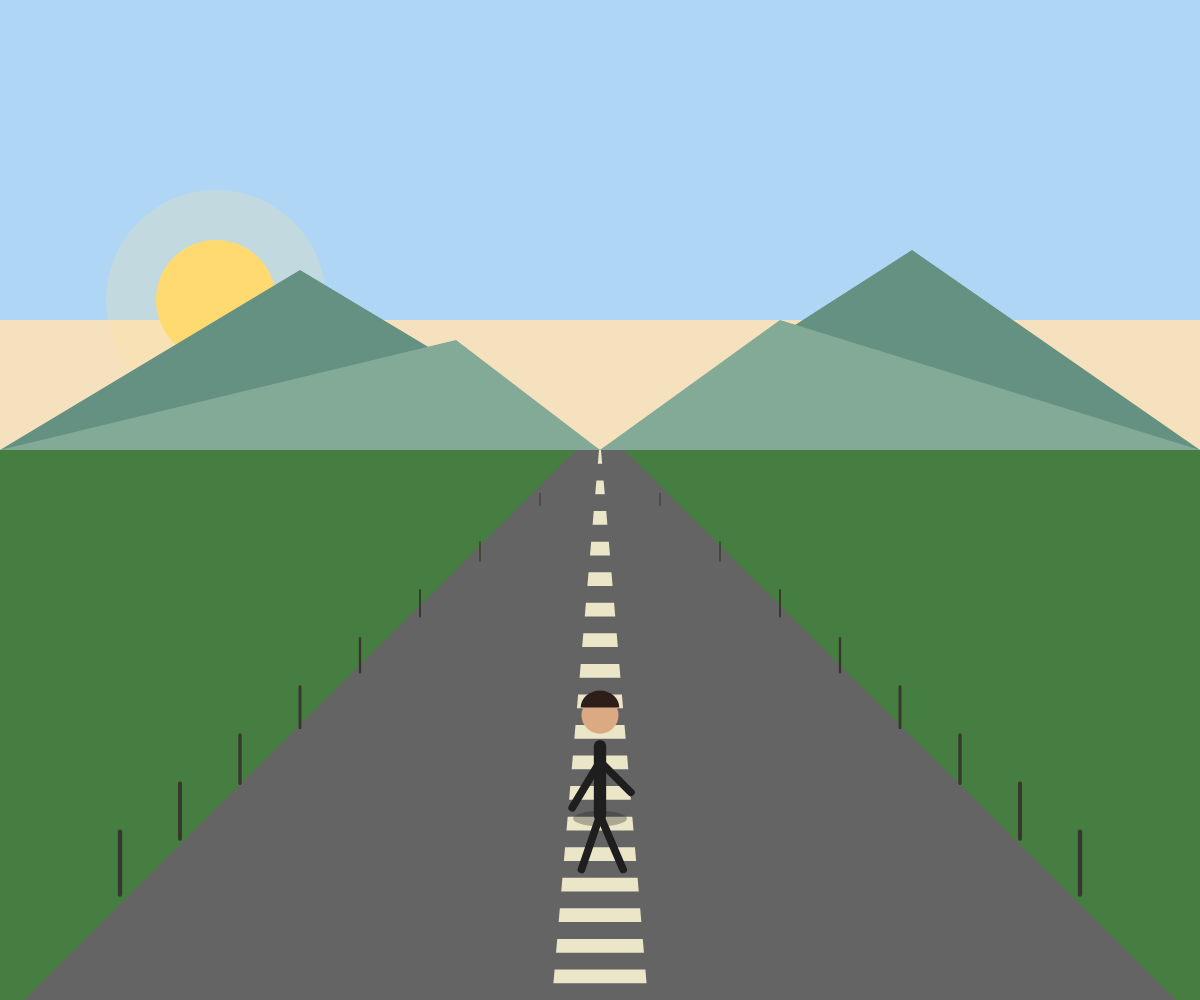
Frame 1 (no input)
Frame 2 (the mouse pressed at the canvas centre, redrawn once): identical to frame 1, image omitted

The p5.js sketch that drew this single still picture (run headless with seeded random() and noise() and a simulated clock; the mouse was pressed at the canvas centre and the sketch redrawn once):

// p5.js sketch
// ── sketch.js
// ============================================================
// CAMINHADA PELA ESTRADA (SEQUENCIAL)
//
// Sequência fixa a cada execução:
// 1ª execução: Perto (0.85) -> Dia
// 2ª execução: Médio (0.50) -> Tarde
// 3ª execução: Longe (0.15) -> Noite
// ============================================================

let periodo = 0;

let fugaX;
let fugaY;

let profundidadeBoneco;


// ============================================================
// CONFIGURAÇÃO
// ============================================================

function setup() {

  createCanvas(windowWidth, windowHeight);

  // Ponto de fuga
  fugaX = width * 0.50;
  fugaY = height * 0.45;

  // Lógica de alternância sequencial usando armazenamento local
  let etapa = getItem('etapaCaminhada');

  if (etapa === null) {
    etapa = 0;
  } else {
    etapa = (int(etapa) + 1) % 3;
  }

  storeItem('etapaCaminhada', etapa);

  // Mapeamento fixo dos 3 pontos de profundidade e horários
  if (etapa === 0) {
    profundidadeBoneco = 0.85; // Perto
    periodo = 0;               // Dia / Manhã
  } else if (etapa === 1) {
    profundidadeBoneco = 0.50; // Médio
    periodo = 1;               // Tarde
  } else {
    profundidadeBoneco = 0.15; // Longe
    periodo = 2;               // Noite
  }

  noLoop();
}


// ============================================================
// DESENHO
// ============================================================

function draw() {

  desenharCeu();

  desenharAstros();

  desenharMontanhas();

  desenharVegetacao();

  desenharEstrada();

  desenharPostes();

  desenharBoneco();
}


// ============================================================
// CÉU
// ============================================================

function desenharCeu() {

  noStroke();

  if (periodo == 0) {

    // ==================================================
    // MANHÃ
    // ==================================================

    background(175, 215, 245);

    fill(245, 225, 190);

    rect(
      0,
      height * 0.32,
      width,
      height * 0.18
    );

  }

  else if (periodo == 1) {

    // ==================================================
    // TARDE
    // ==================================================

    background(90, 175, 235);

    fill(245, 180, 120);

    rect(
      0,
      height * 0.30,
      width,
      height * 0.20
    );

  }

  else {

    // ==================================================
    // NOITE
    // ==================================================

    background(18, 25, 60);

    fill(55, 60, 100);

    rect(
      0,
      height * 0.30,
      width,
      height * 0.18
    );

    // Estrelas
    fill(255);

    for (let i = 0; i < 70; i++) {

      let x = random(width);
      let y = random(height * 0.03, height * 0.38);

      ellipse(
        x,
        y,
        random(1, 3),
        random(1, 3)
      );
    }
  }
}


// ============================================================
// SOL / LUA
// ============================================================

function desenharAstros() {

  noStroke();

  if (periodo == 0) {

    // SOL DA MANHÃ
    fill(255, 215, 100);

    ellipse(
      width * 0.18,
      height * 0.30,
      min(width, height) * 0.12,
      min(width, height) * 0.12
    );

    fill(255, 225, 150, 60);

    ellipse(
      width * 0.18,
      height * 0.30,
      min(width, height) * 0.22,
      min(width, height) * 0.22
    );
  }

  else if (periodo == 1) {

    // SOL DA TARDE
    fill(255, 150, 50);

    ellipse(
      width * 0.75,
      height * 0.25,
      min(width, height) * 0.14,
      min(width, height) * 0.14
    );

    fill(255, 180, 80, 50);

    ellipse(
      width * 0.75,
      height * 0.25,
      min(width, height) * 0.24,
      min(width, height) * 0.24
    );
  }

  else {

    // LUA
    fill(245, 245, 215);

    ellipse(
      width * 0.78,
      height * 0.18,
      min(width, height) * 0.11,
      min(width, height) * 0.11
    );

    fill(18, 25, 60);

    ellipse(
      width * 0.82,
      height * 0.15,
      min(width, height) * 0.09,
      min(width, height) * 0.09
    );
  }
}


// ============================================================
// MONTANHAS
// ============================================================

function desenharMontanhas() {

  noStroke();

  if (periodo == 0) {
    fill(100, 145, 130);
  }
  else if (periodo == 1) {
    fill(110, 105, 100);
  }
  else {
    fill(25, 35, 50);
  }

  // Montanha esquerda
  triangle(
    0,
    fugaY,
    width * 0.25,
    height * 0.27,
    fugaX,
    fugaY
  );

  // Montanha direita
  triangle(
    fugaX,
    fugaY,
    width * 0.76,
    height * 0.25,
    width,
    fugaY
  );

  // Segunda camada de montanhas
  if (periodo != 2) {

    fill(
      periodo == 0
        ? color(130, 170, 150)
        : color(130, 115, 105)
    );

    triangle(
      0,
      fugaY,
      width * 0.38,
      height * 0.34,
      fugaX,
      fugaY
    );

    triangle(
      fugaX,
      fugaY,
      width * 0.65,
      height * 0.32,
      width,
      fugaY
    );
  }
}


// ============================================================
// VEGETAÇÃO
// ============================================================

function desenharVegetacao() {

  noStroke();

  if (periodo == 0) {
    fill(55, 125, 65);
  }
  else if (periodo == 1) {
    fill(70, 120, 55);
  }
  else {
    fill(25, 55, 35);
  }

  for (let i = 0; i < 25; i++) {

    let t = random(0, 1);

    let y = lerp(
      fugaY,
      height,
      t
    );

    let xEsquerda = lerp(
      fugaX,
      0,
      t
    );

    let xDireita = lerp(
      fugaX,
      width,
      t
    );

    let tamanho = lerp(
      5,
      45,
      t
    );

    triangle(
      xEsquerda,
      y,
      xEsquerda - tamanho * 0.3,
      y,
      xEsquerda,
      y - tamanho
    );

    triangle(
      xDireita,
      y,
      xDireita + tamanho * 0.3,
      y,
      xDireita,
      y - tamanho
    );
  }
}


// ============================================================
// ESTRADA
// ============================================================

function desenharEstrada() {

  noStroke();

  if (periodo == 2) {
    fill(25, 50, 35);
  }
  else {
    fill(70, 125, 65);
  }

  quad(
    0,
    fugaY,
    fugaX,
    fugaY,
    fugaX,
    height,
    0,
    height
  );

  quad(
    fugaX,
    fugaY,
    width,
    fugaY,
    width,
    height,
    fugaX,
    height
  );

  if (periodo == 0) {
    fill(100, 100, 100);
  }
  else if (periodo == 1) {
    fill(90, 85, 80);
  }
  else {
    fill(45, 45, 55);
  }

  quad(
    width * 0.02,
    height,
    width * 0.98,
    height,
    fugaX + width * 0.02,
    fugaY,
    fugaX - width * 0.02,
    fugaY
  );

  let quantidade = 18;

  for (let i = 0; i < quantidade; i++) {

    let t1 = i / quantidade;
    let t2 = (i + 0.45) / quantidade;

    let y1 = lerp(
      fugaY,
      height,
      t1
    );

    let y2 = lerp(
      fugaY,
      height,
      t2
    );

    let largura1 = lerp(
      2,
      width * 0.08,
      t1
    );

    let largura2 = lerp(
      2,
      width * 0.08,
      t2
    );

    if (periodo == 2) {
      fill(230, 220, 170);
    }
    else {
      fill(235, 230, 200);
    }

    quad(
      fugaX - largura1 * 0.5,
      y1,
      fugaX + largura1 * 0.5,
      y1,
      fugaX + largura2 * 0.5,
      y2,
      fugaX - largura2 * 0.5,
      y2
    );
  }
}


// ============================================================
// POSTES
// ============================================================

function desenharPostes() {

  for (let i = 1; i <= 8; i++) {

    let t = i / 9;

    let y = lerp(
      fugaY,
      height * 0.95,
      t
    );

    let xEsquerda = lerp(
      fugaX,
      width * 0.05,
      t
    );

    let xDireita = lerp(
      fugaX,
      width * 0.95,
      t
    );

    let tamanho = lerp(
      5,
      70,
      t
    );

    stroke(
      periodo == 2
        ? color(20, 25, 30)
        : color(55, 55, 45)
    );

    strokeWeight(
      max(1, tamanho * 0.07)
    );

    line(
      xEsquerda,
      y,
      xEsquerda,
      y - tamanho
    );

    line(
      xDireita,
      y,
      xDireita,
      y - tamanho
    );

    if (periodo == 2 && t > 0.3) {

      noStroke();

      fill(255, 230, 120);

      ellipse(
        xEsquerda,
        y - tamanho,
        tamanho * 0.12,
        tamanho * 0.12
      );

      ellipse(
        xDireita,
        y - tamanho,
        tamanho * 0.12,
        tamanho * 0.12
      );
    }
  }
}


// ============================================================
// BONECO
// ============================================================

function desenharBoneco() {

  let t = profundidadeBoneco;

  let x = lerp(
    fugaX,
    width * 0.50,
    t
  );

  let y = lerp(
    fugaY,
    height * 0.88,
    t
  );

  let escala = lerp(
    0.08,
    1.8,
    t
  );

  push();

  translate(x, y);
  scale(escala);

  noStroke();

  fill(
    periodo == 2
      ? color(10, 10, 20, 150)
      : color(30, 30, 30, 80)
  );

  ellipse(
    0,
    2,
    35,
    10
  );

  stroke(30);
  strokeWeight(5);
  strokeCap(ROUND);

  line(
    0,
    0,
    -12,
    35
  );

  line(
    0,
    0,
    15,
    35
  );

  strokeWeight(8);

  line(
    0,
    0,
    0,
    -45
  );

  strokeWeight(5);

  line(
    0,
    -35,
    20,
    -15
  );

  line(
    0,
    -35,
    -18,
    -5
  );

  noStroke();

  if (periodo == 2) {
    fill(180, 145, 120);
  }
  else {
    fill(220, 170, 130);
  }

  ellipse(
    0,
    -65,
    24,
    24
  );

  fill(
    periodo == 2
      ? color(20, 20, 25)
      : color(45, 30, 25)
  );

  arc(
    0,
    -70,
    25,
    22,
    PI,
    TWO_PI
  );

  pop();
}


// ============================================================
// REDIMENSIONAMENTO
// ============================================================

function windowResized() {

  resizeCanvas(
    windowWidth,
    windowHeight
  );

  fugaX = width * 0.50;
  fugaY = height * 0.45;

  redraw();
}
